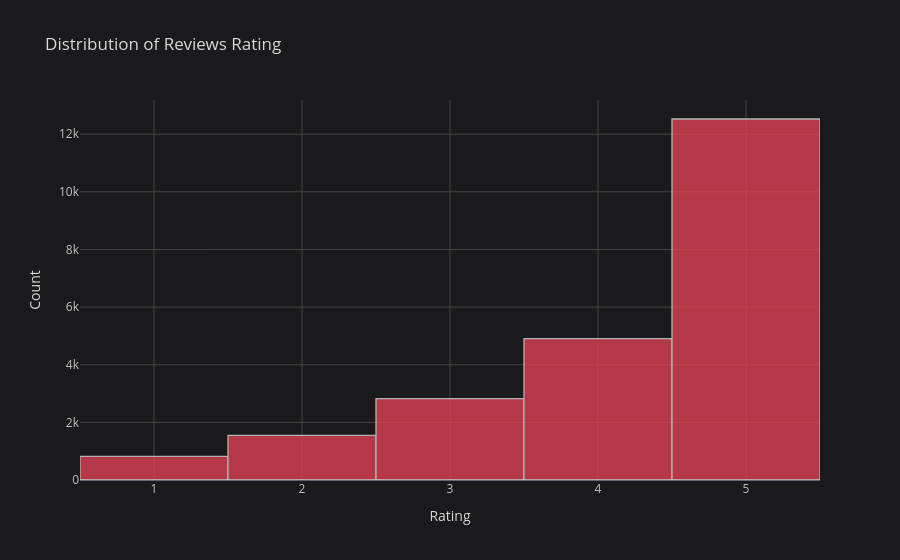

Notebook code for this chart:
### Markdown cell above
Polarity Distribution Visualization

### Code cell
df['Rating'].iplot(
    kind='hist', 
    bins=5, 
    colors='red', 
    xTitle='Rating', 
    yTitle='Count', 
    title='Distribution of Reviews Rating')

### Figure 1 — Plotly figure (JSON) as saved in the notebook; plotly's stock layout.template omitted (floating-point values rounded to 4 significant figures; data arrays with more than 128 entries replaced by an {"elided": "..."} marker saying what was removed)
{"data": [{"histfunc": "count", "histnorm": "", "marker": {"color": "rgba(219, 64, 82, 1.0)", "line": {"color": "#D9D9D9", "width": 1.3}}, "name": "Rating", "nbinsx": 5, "opacity": 0.8, "orientation": "v", "type": "histogram", "x": {"elided": "22628 int values"}}], "layout": {"barmode": "overlay", "legend": {"bgcolor": "#1A1A1C", "font": {"color": "#D9D9D9"}}, "paper_bgcolor": "#1A1A1C", "plot_bgcolor": "#1A1A1C", "title": {"font": {"color": "#D9D9D9"}, "text": "Distribution of Reviews Rating"}, "xaxis": {"gridcolor": "#434343", "showgrid": true, "tickfont": {"color": "#C2C2C2"}, "title": {"font": {"color": "#D9D9D9"}, "text": "Rating"}, "zerolinecolor": "#666570"}, "yaxis": {"gridcolor": "#434343", "showgrid": true, "tickfont": {"color": "#C2C2C2"}, "title": {"font": {"color": "#D9D9D9"}, "text": "Count"}, "zerolinecolor": "#666570"}}}
